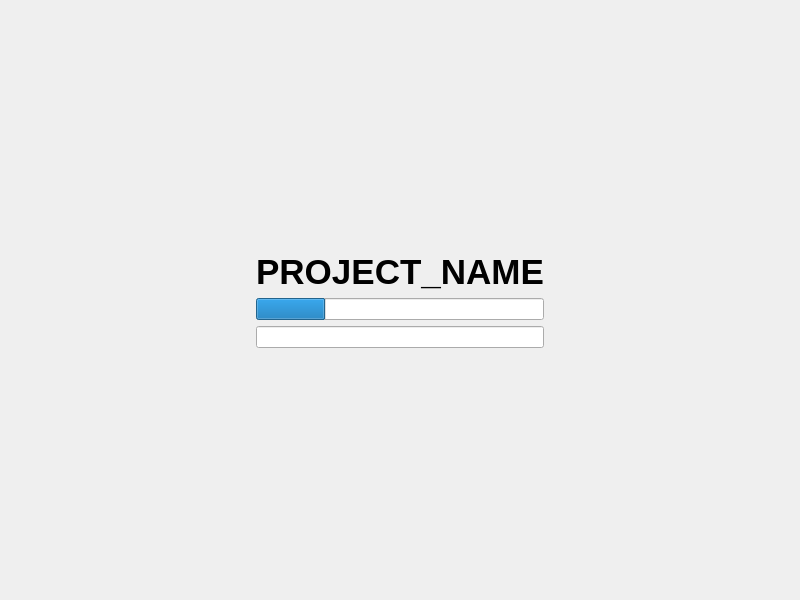
<?xml version="1.0" encoding="UTF-8"?>
<ui version="4.0">
 <class>MainWindow</class>
 <widget class="QMainWindow" name="MainWindow">
  <property name="geometry">
   <rect>
    <x>0</x>
    <y>0</y>
    <width>800</width>
    <height>600</height>
   </rect>
  </property>
  <property name="windowTitle">
   <string>MainWindow</string>
  </property>
  <widget class="QWidget" name="centralwidget">
   <layout class="QVBoxLayout" name="verticalLayout_2">
    <item>
     <widget class="QStackedWidget" name="winchanger">
      <property name="currentIndex">
       <number>0</number>
      </property>
      <widget class="QWidget" name="page_load">
       <layout class="QHBoxLayout" name="horizontalLayout">
        <item>
         <layout class="QGridLayout" name="gridLayout_2">
          <item row="3" column="1">
           <widget class="QLineEdit" name="password"/>
          </item>
          <item row="2" column="1">
           <widget class="QProgressBar" name="progress_bar">
            <property name="value">
             <number>24</number>
            </property>
            <property name="textVisible">
             <bool>false</bool>
            </property>
            <property name="orientation">
             <enum>Qt::Horizontal</enum>
            </property>
           </widget>
          </item>
          <item row="0" column="1">
           <spacer name="verticalSpacer">
            <property name="orientation">
             <enum>Qt::Vertical</enum>
            </property>
            <property name="sizeHint" stdset="0">
             <size>
              <width>20</width>
              <height>40</height>
             </size>
            </property>
           </spacer>
          </item>
          <item row="5" column="1">
           <spacer name="verticalSpacer_2">
            <property name="orientation">
             <enum>Qt::Vertical</enum>
            </property>
            <property name="sizeHint" stdset="0">
             <size>
              <width>20</width>
              <height>40</height>
             </size>
            </property>
           </spacer>
          </item>
          <item row="1" column="1">
           <widget class="QLabel" name="project_name">
            <property name="text">
             <string>&lt;html&gt;&lt;head/&gt;&lt;body&gt;&lt;p align=&quot;center&quot;&gt;&lt;span style=&quot; font-size:26pt; font-weight:600;&quot;&gt;PROJECT_NAME&lt;/span&gt;&lt;/p&gt;&lt;/body&gt;&lt;/html&gt;</string>
            </property>
           </widget>
          </item>
          <item row="2" column="3">
           <spacer name="horizontalSpacer_2">
            <property name="orientation">
             <enum>Qt::Horizontal</enum>
            </property>
            <property name="sizeHint" stdset="0">
             <size>
              <width>40</width>
              <height>20</height>
             </size>
            </property>
           </spacer>
          </item>
          <item row="2" column="0">
           <spacer name="horizontalSpacer">
            <property name="orientation">
             <enum>Qt::Horizontal</enum>
            </property>
            <property name="sizeHint" stdset="0">
             <size>
              <width>40</width>
              <height>20</height>
             </size>
            </property>
           </spacer>
          </item>
         </layout>
        </item>
       </layout>
      </widget>
      <widget class="QWidget" name="page_work">
       <layout class="QGridLayout" name="gridLayout">
        <item row="0" column="0">
         <widget class="QListWidget" name="listWidget">
          <property name="tabKeyNavigation">
           <bool>false</bool>
          </property>
          <property name="selectionBehavior">
           <enum>QAbstractItemView::SelectColumns</enum>
          </property>
          <property name="iconSize">
           <size>
            <width>50</width>
            <height>50</height>
           </size>
          </property>
          <property name="textElideMode">
           <enum>Qt::ElideRight</enum>
          </property>
          <property name="verticalScrollMode">
           <enum>QAbstractItemView::ScrollPerItem</enum>
          </property>
          <property name="horizontalScrollMode">
           <enum>QAbstractItemView::ScrollPerPixel</enum>
          </property>
          <property name="movement">
           <enum>QListView::Snap</enum>
          </property>
          <property name="flow">
           <enum>QListView::TopToBottom</enum>
          </property>
          <property name="isWrapping" stdset="0">
           <bool>true</bool>
          </property>
          <property name="resizeMode">
           <enum>QListView::Fixed</enum>
          </property>
          <property name="layoutMode">
           <enum>QListView::Batched</enum>
          </property>
          <property name="spacing">
           <number>5</number>
          </property>
          <property name="gridSize">
           <size>
            <width>100</width>
            <height>100</height>
           </size>
          </property>
          <property name="viewMode">
           <enum>QListView::IconMode</enum>
          </property>
          <property name="modelColumn">
           <number>0</number>
          </property>
          <property name="uniformItemSizes">
           <bool>true</bool>
          </property>
          <property name="wordWrap">
           <bool>true</bool>
          </property>
          <property name="itemAlignment">
           <set>Qt::AlignAbsolute|Qt::AlignBaseline|Qt::AlignBottom|Qt::AlignCenter|Qt::AlignHCenter|Qt::AlignHorizontal_Mask|Qt::AlignJustify|Qt::AlignLeading|Qt::AlignLeft|Qt::AlignRight|Qt::AlignTop|Qt::AlignTrailing|Qt::AlignVCenter|Qt::AlignVertical_Mask</set>
          </property>
          <property name="currentRow">
           <number>-1</number>
          </property>
         </widget>
        </item>
       </layout>
      </widget>
      <widget class="QWidget" name="page_config">
       <layout class="QVBoxLayout" name="verticalLayout_3">
        <item>
         <widget class="QTextBrowser" name="config_viewer"/>
        </item>
        <item>
         <widget class="QPushButton" name="btn_save">
          <property name="text">
           <string>save</string>
          </property>
         </widget>
        </item>
       </layout>
      </widget>
     </widget>
    </item>
   </layout>
  </widget>
 </widget>
 <resources/>
 <connections/>
</ui>
